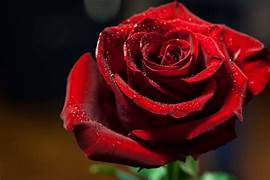
#> input picture rose.jpeg, 270 x 180 px, found by its file name
$ python 'resize image.py'
#> lines starting #> are read from the running program, lines starting #| are printed output that depends on the picture
import os
from PIL import Image

# Input file
input_image = r"C:\Users\roshi\Downloads\rose.jpeg"

# Output folder (new folder for resized images)
output_folder = r"C:\Users\roshi\Downloads\resized_images"

# Desired size
output_size = (800, 400)

# Create output folder if it does not exist
if not os.path.exists(output_folder):
    os.makedirs(output_folder)

# Open and resize the image
img = Image.open(input_image)
#> img is the input picture: PIL image 270x180 RGB; mean R, G, B 73.5, 21.5, 19.4
resized_img = img.resize(output_size)
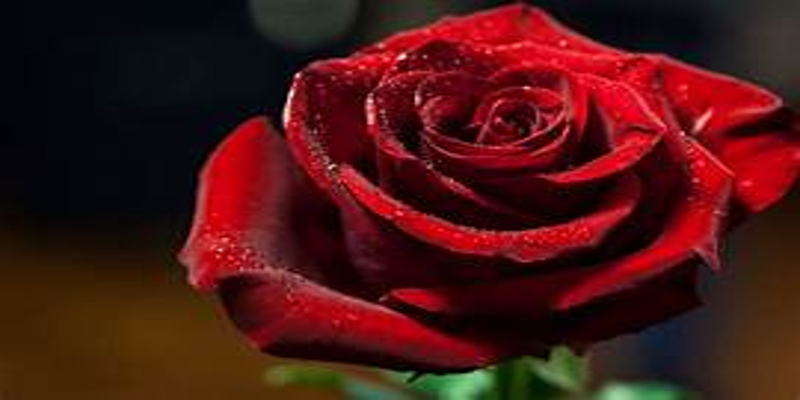
#> resized_img: PIL image 800x400 RGB; mean R, G, B 73.5, 21.5, 19.5

# Save the resized image
output_path = os.path.join(output_folder, "rose_resized.jpeg")
resized_img.save(output_path)

print(f"Resized image saved at: {output_path}")
